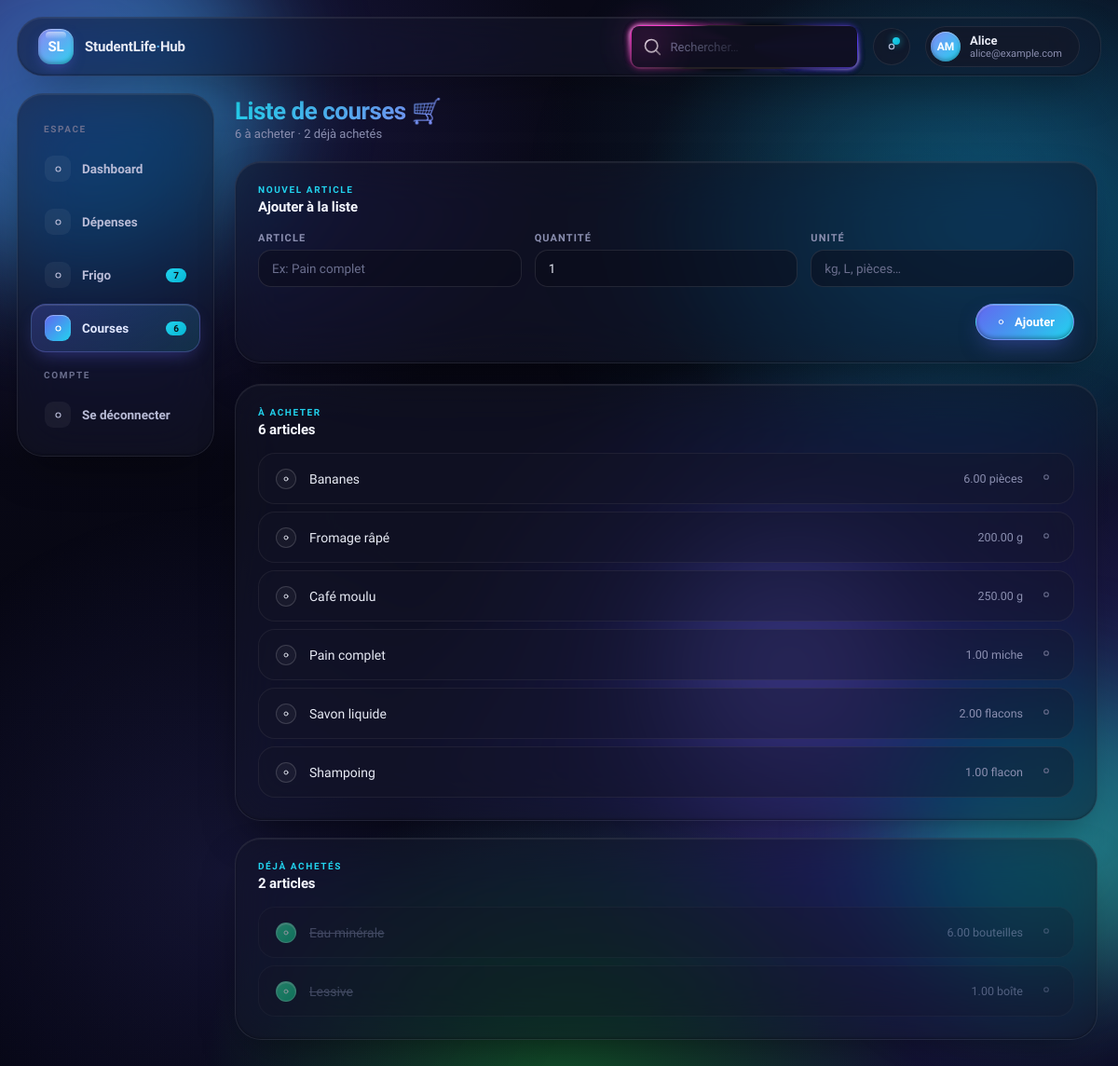
/shopping (signed in), run on the app's committed database.
### tables this page shows
CREATE TABLE IF NOT EXISTS `shopping_list` (
    `id` INT UNSIGNED NOT NULL AUTO_INCREMENT,
    `user_id` INT UNSIGNED NOT NULL,
    `name` VARCHAR(150) NOT NULL,
    `quantity` DECIMAL(10,2) NOT NULL DEFAULT 1,
    `unit` VARCHAR(30) DEFAULT NULL,
    `status` ENUM('a_acheter','achete') NOT NULL DEFAULT 'a_acheter',
    `priority` INT NOT NULL DEFAULT 0,
    `created_at` TIMESTAMP NOT NULL DEFAULT CURRENT_TIMESTAMP,
    PRIMARY KEY (`id`),
    FOREIGN KEY (`user_id`) REFERENCES `users`(`id`) ON DELETE CASCADE,
    INDEX `idx_user_status` (`user_id`, `status`)
);

### app/controllers/ShoppingController.php (called while the page is built, shortened)
<?php
class ShoppingController extends Controller
{
    private ShoppingModel $shopping;
    private FridgeModel   $fridge;
    public function __construct()
    {
        $this->shopping = new ShoppingModel();
        $this->fridge   = new FridgeModel();
    }
    public function index(): void
    {
        $uid = $this->getUserId();
        $flash = $this->getFlash();
        $this->render('shopping/index', [
            'currentPage'  => 'shopping',
            'pageTitle'    => 'Liste de courses — StudentLife Hub',
            'items'        => $this->shopping->forUser($uid),
            'fridgeAlerts' => $this->fridge->alertCount($uid),
            'shoppingTodo' => $this->shopping->todoCount($uid),
            'flash'        => $flash,
        ]);
    }
}

### public/index.php (called while the page is built, shortened)
<?php
require_once ROOT_PATH . '/config/database.php';
require_once ROOT_PATH . '/app/helpers/functions.php';
$router = new Router();
$router->dispatch();

### core/Model.php (called while the page is built, shortened)
<?php
abstract class Model
{
    protected PDO $db;
    protected string $table = '';
    public function __construct()
    {
        $this->db = Database::getConnection();
    }
    protected function findWhere(array $conditions, string $orderBy = ''): array
    {
        try {
            $whereParts = array_map(fn($col) => "`$col` = :$col", array_keys($conditions));
            $whereString = implode(' AND ', $whereParts);
            $order = $orderBy ? " ORDER BY $orderBy" : '';
            $stmt = $this->db->prepare(
                "SELECT * FROM `{$this->table}` WHERE {$whereString}{$order}"
            );
            $params = [];
            foreach ($conditions as $key => $value) {
                $params[":$key"] = $value;
            }
            $stmt->execute($params);
            return $stmt->fetchAll();
        } catch (PDOException $e) {
            error_log("Model::findWhere() error: " . $e->getMessage());
            return [];
        }
    }
}

### config/database.php (called while the page is built, shortened)
<?php
class Database
{
    private static ?PDO $instance = null;
    public static function getConnection(): PDO
    {
        if (self::$instance === null) {
            $dsn = 'mysql:host=' . DB_HOST . ';dbname=' . DB_NAME . ';charset=' . DB_CHARSET . ';port=' . DB_PORT;
            $options = [
                PDO::ATTR_ERRMODE            => PDO::ERRMODE_EXCEPTION,
                PDO::ATTR_DEFAULT_FETCH_MODE => PDO::FETCH_ASSOC,
                PDO::ATTR_EMULATE_PREPARES   => false,
            ];
            try {
                self::$instance = new PDO($dsn, DB_USER, DB_PASS, $options);
            } catch (PDOException $e) {
                error_log('Erreur de connexion DB: ' . $e->getMessage());
                die(json_encode([
                    'error' => true,
                    'message' => 'Impossible de se connecter à la base de données. Veuillez réessayer plus tard.'
                ]));
            }
        }
        return self::$instance;
    }
}

### app/models/ShoppingModel.php (called while the page is built, shortened)
<?php
class ShoppingModel extends Model
{
    public function forUser(int $userId): array
    {
        return $this->findWhere(['user_id' => $userId], 'status ASC, priority DESC, id DESC');
    }
}

### app/views/shopping/index.php (the view, shortened to what this page needs)
<?php
$todo   = array_filter($items, fn($i) => $i['status'] === 'a_acheter');
$done   = array_filter($items, fn($i) => $i['status'] === 'achete');
?>
<div class="page-header">
  <div>
    <div class="page-title">Liste de courses 🛒</div>
    <div class="page-sub">
      <?= count($todo) ?> à acheter · <?= count($done) ?> déjà achetés
    </div>
  </div>
</div>
<div class="glass form-card">
  <div class="card-head" style="margin-bottom:18px;">
    <div>
      <div class="eyebrow">Nouvel article</div>
      <h3>Ajouter à la liste</h3>
    </div>
  </div>
  <form method="POST" action="<?= BASE_URL ?>/shopping">
    <div class="form-grid">
      <div class="form-group">
        <label>Article</label>
        <input type="text" name="name" placeholder="Ex: Pain complet" required>
      </div>
      <div class="form-group">
        <label>Quantité</label>
        <input type="number" name="quantity" step="0.5" min="0.5" value="1">
      </div>
      <div class="form-group">
        <label>Unité</label>
        <input type="text" name="unit" placeholder="kg, L, pièces…">
      </div>
    </div>
    <div class="form-actions">
      <button type="submit" class="pbtn pbtn-primary">
        <?= icon('plus', 13) ?> Ajouter
      </button>
    </div>
  </form>
</div>
<?php if (!empty($todo)): ?>
<div class="glass" style="padding:24px;margin-bottom:18px;">
  <div class="card-head">
    <div>
      <div class="eyebrow">À acheter</div>
      <h3><?= count($todo) ?> article<?= count($todo) > 1 ? 's' : '' ?></h3>
    </div>
  </div>
  <div class="shopping-list">
    <?php foreach ($todo as $item): ?>
    <div class="shop-row">
      <a href="<?= BASE_URL ?>/shopping/toggle/<?= $item['id'] ?>" class="bubble" title="Marquer comme acheté">
        <?= icon('check', 12) ?>
      </a>
      <span class="rname"><?= htmlspecialchars($item['name']) ?></span>
      <span class="rqty"><?= htmlspecialchars($item['quantity'] . ($item['unit'] ? ' ' . $item['unit'] : '')) ?></span>
      <a href="<?= BASE_URL ?>/shopping/delete/<?= $item['id'] ?>"
         style="color:#6b6f8e;padding:4px;"
         onclick="return confirm('Supprimer cet article ?')">
        <?= icon('trash', 14) ?>
      </a>
    </div>
    <?php endforeach; ?>
  </div>
</div>
<?php endif; ?>
<?php if (!empty($done)): ?>
<div class="glass" style="padding:24px;">
  <div class="card-head">
    <div>
      <div class="eyebrow">Déjà achetés</div>
      <h3><?= count($done) ?> article<?= count($done) > 1 ? 's' : '' ?></h3>
    </div>
  </div>
  <div class="shopping-list">
    <?php foreach ($done as $item): ?>
    <div class="shop-row done">
      <a href="<?= BASE_URL ?>/shopping/toggle/<?= $item['id'] ?>" class="bubble done" title="Remettre à acheter">
        <?= icon('check', 12) ?>
      </a>
      <span class="rname"><?= htmlspecialchars($item['name']) ?></span>
      <span class="rqty"><?= htmlspecialchars($item['quantity'] . ($item['unit'] ? ' ' . $item['unit'] : '')) ?></span>
      <a href="<?= BASE_URL ?>/shopping/delete/<?= $item['id'] ?>"
         style="color:#6b6f8e;padding:4px;"
         onclick="return confirm('Supprimer cet article ?')">
        <?= icon('trash', 14) ?>
      </a>
    </div>
    <?php endforeach; ?>
  </div>
</div>
<?php endif; ?>

### app/helpers/functions.php
<?php
function icon(string $name, int $size = 18): string {
    $paths = [
        'home'     => '<path d="M3 11.5 12 4l9 7.5M5 10v10h14V10"/>',
        'wallet'   => '<rect x="3" y="6" width="18" height="14" rx="2.5"/><path d="M3 10h18"/><circle cx="16" cy="15" r="1.5" fill="currentColor"/>',
        'fridge'   => '<rect x="6" y="3" width="12" height="18" rx="2.5"/><path d="M6 10h12M9 6.5v1.5M9 13v3"/>',
        'cart'     => '<circle cx="9" cy="20" r="1.4"/><circle cx="17" cy="20" r="1.4"/><path d="M3 4h2l2.4 11.2a2 2 0 0 0 2 1.6h7.6a2 2 0 0 0 2-1.5L21 8H6"/>',
        'settings' => '<circle cx="12" cy="12" r="3"/><path d="M19.4 15a1.65 1.65 0 0 0 .33 1.82l.06.06a2 2 0 0 1-2.83 2.83l-.06-.06a1.65 1.65 0 0 0-1.82-.33 1.65 1.65 0 0 0-1 1.51V21a2 2 0 0 1-4 0v-.09A1.65 1.65 0 0 0 9 19.4a1.65 1.65 0 0 0-1.82.33l-.06.06a2 2 0 0 1-2.83-2.83l.06-.06A1.65 1.65 0 0 0 4.68 15a1.65 1.65 0 0 0-1.51-1H3a2 2 0 0 1 0-4h.09A1.65 1.65 0 0 0 4.6 9a1.65 1.65 0 0 0-.33-1.82l-.06-.06a2 2 0 0 1 2.83-2.83l.06.06A1.65 1.65 0 0 0 9 4.68a1.65 1.65 0 0 0 1-1.51V3a2 2 0 0 1 4 0v.09a1.65 1.65 0 0 0 1 1.51 1.65 1.65 0 0 0 1.82-.33l.06-.06a2 2 0 0 1 2.83 2.83l-.06.06A1.65 1.65 0 0 0 19.4 9a1.65 1.65 0 0 0 1.51 1H21a2 2 0 0 1 0 4h-.09a1.65 1.65 0 0 0-1.51 1Z"/>',
        'search'   => '<circle cx="11" cy="11" r="7"/><path d="m20 20-3.5-3.5"/>',
        'bell'     => '<path d="M6 8a6 6 0 0 1 12 0c0 7 3 8 3 8H3s3-1 3-8"/><path d="M10.3 21a1.94 1.94 0 0 0 3.4 0"/>',
        'plus'     => '<path d="M12 5v14M5 12h14"/>',
        'arr-r'    => '<path d="M5 12h14M12 5l7 7-7 7"/>',
        'check'    => '<path d="m4 12 5 5L20 6"/>',
        'up'       => '<path d="M12 19V5M6 11l6-6 6 6"/>',
        'down'     => '<path d="M12 5v14M6 13l6 6 6-6"/>',
        'logout'   => '<path d="M9 21H5a2 2 0 0 1-2-2V5a2 2 0 0 1 2-2h4"/><polyline points="16 17 21 12 16 7"/><line x1="21" y1="12" x2="9" y2="12"/>',
        'trash'    => '<polyline points="3 6 5 6 21 6"/><path d="M19 6l-1 14H6L5 6"/><path d="M10 11v6M14 11v6M9 6V4h6v2"/>',
        'edit'     => '<path d="M11 4H4a2 2 0 0 0-2 2v14a2 2 0 0 0 2 2h14a2 2 0 0 0 2-2v-7"/><path d="M18.5 2.5a2.121 2.121 0 0 1 3 3L12 15l-4 1 1-4 9.5-9.5Z"/>',
        'users'    => '<path d="M17 21v-2a4 4 0 0 0-4-4H5a4 4 0 0 0-4 4v2"/><circle cx="9" cy="7" r="4"/><path d="M23 21v-2a4 4 0 0 0-3-3.87"/><path d="M16 3.13a4 4 0 0 1 0 7.75"/>',
        'target'   => '<circle cx="12" cy="12" r="9"/><circle cx="12" cy="12" r="5"/><circle cx="12" cy="12" r="1.5" fill="currentColor"/>',
    ];
    $d = $paths[$name] ?? '<circle cx="12" cy="12" r="4"/>';
    return '<svg width="' . $size . '" height="' . $size . '" viewBox="0 0 24 24" fill="none" stroke="currentColor" stroke-width="1.8" stroke-linecap="round" stroke-linejoin="round">' . $d . '</svg>';
}

### data on the page
shopping_list: $size 12 (drawn), name "Bananes", quantity+unit "6.00 pièces"
shopping_list: $size 12 (drawn), name "Fromage râpé", quantity+unit "200.00 g"
shopping_list: $size 12 (drawn), name "Café moulu", quantity+unit "250.00 g"
shopping_list: $size 12 (drawn), name "Pain complet", quantity+unit "1.00 miche"
shopping_list: $size 12 (drawn), name "Savon liquide", quantity+unit "2.00 flacons"
shopping_list: $size 12 (drawn), name "Shampoing", quantity+unit "1.00 flacon"
shopping_list: $size 12 (drawn), name "Eau minérale", quantity+unit "6.00 bouteilles"
shopping_list: $size 12 (drawn), name "Lessive", quantity+unit "1.00 boîte"

### other printed values
$initials "AM"
$firstName "Alice"
$user['email'] "alice@example.com"
$fridgeAlerts "7"
$shoppingTodo "6"
count($todo) "6"
count($done) "2"
